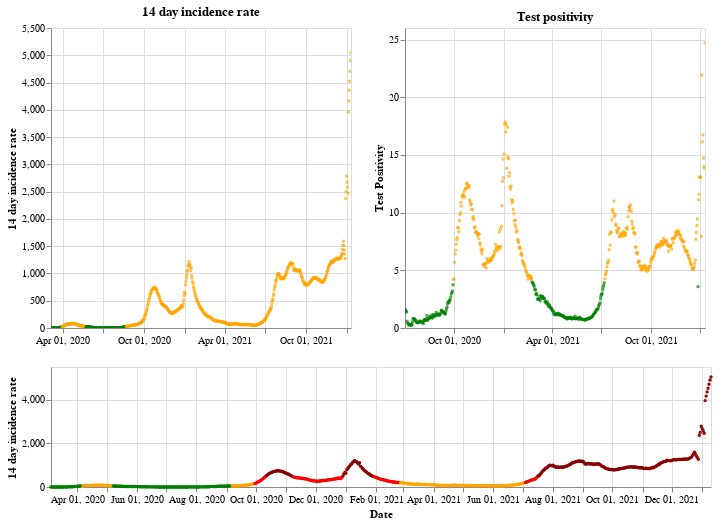

Notebook code cell kept with this figure:
### Markdown cell above
## Northern Ireland

### Code cell
plot_traffic_light('Northern Ireland')

### Figure 1 — Vega-Lite specification as saved in the notebook (floating-point values rounded to 4 significant figures; data arrays with more than 128 entries replaced by an {"elided": "..."} marker saying what was removed)
{"config": {"view": {"continuousWidth": 400, "continuousHeight": 300}}, "vconcat": [{"hconcat": [{"mark": {"type": "point", "size": 2}, "encoding": {"color": {"condition": {"value": "green", "test": "(datum.twoWeeklyCasesRate <= 25)"}, "value": "orange"}, "tooltip": [{"type": "nominal", "field": "areaName"}, {"type": "temporal", "field": "date"}, {"type": "quantitative", "field": "twoWeeklyCasesRate"}, {"type": "quantitative", "field": "testPositivity"}], "x": {"type": "temporal", "axis": {"title": ""}, "field": "date", "scale": {"domain": {"selection": "DateBrush"}}, "timeUnit": "yearmonthdate"}, "y": {"type": "quantitative", "axis": {"title": "14 day incidence rate"}, "field": "twoWeeklyCasesRate"}}, "title": "14 day incidence rate", "width": 300}, {"mark": {"type": "point", "size": 2}, "encoding": {"color": {"condition": {"value": "green", "test": "(datum.testPositivity <= 4)"}, "value": "orange"}, "tooltip": [{"type": "nominal", "field": "areaName"}, {"type": "temporal", "field": "date"}, {"type": "quantitative", "field": "twoWeeklyCasesRate"}, {"type": "quantitative", "field": "testPositivity"}], "x": {"type": "temporal", "axis": {"title": ""}, "field": "date", "scale": {"domain": {"selection": "DateBrush"}}, "timeUnit": "yearmonthdate"}, "y": {"type": "quantitative", "axis": {"title": "Test Positivity"}, "field": "testPositivity"}}, "title": "Test positivity", "width": 300}]}, {"layer": [{"mark": {"type": "point", "size": 2}, "encoding": {"color": {"condition": {"value": "orange", "test": "(((datum.testPositivity < 4) && (datum.twoWeeklyCasesRate >= 50)) && (datum.twoWeeklyCasesRate < 200))"}, "value": "red"}, "opacity": {"condition": {"value": 1, "test": "((datum.twoWeeklyCasesRate >= 50) && (datum.twoWeeklyCasesRate < 500))"}, "value": 0}, "tooltip": [{"type": "nominal", "field": "areaName"}, {"type": "temporal", "field": "date"}, {"type": "quantitative", "field": "twoWeeklyCasesRate"}, {"type": "quantitative", "field": "testPositivity"}], "x": {"type": "temporal", "axis": {"title": "Date"}, "field": "date", "timeUnit": "yearmonthdate"}, "y": {"type": "quantitative", "axis": {"title": "14 day incidence rate"}, "field": "twoWeeklyCasesRate"}}, "selection": {"DateBrush": {"type": "interval", "encodings": ["x"], "fields": ["Time"]}}}, {"mark": {"type": "point", "size": 2}, "encoding": {"color": {"value": "darkred"}, "opacity": {"condition": {"value": 1, "test": "(datum.twoWeeklyCasesRate >= 500)"}, "value": 0}, "tooltip": [{"type": "nominal", "field": "areaName"}, {"type": "temporal", "field": "date"}, {"type": "quantitative", "field": "twoWeeklyCasesRate"}, {"type": "quantitative", "field": "testPositivity"}], "x": {"type": "temporal", "axis": {"title": "Date"}, "field": "date", "timeUnit": "yearmonthdate"}, "y": {"type": "quantitative", "axis": {"title": "14 day incidence rate"}, "field": "twoWeeklyCasesRate"}}}, {"mark": {"type": "point", "size": 2}, "encoding": {"color": {"condition": {"value": "green", "test": "((datum.testPositivity < 4) && (datum.twoWeeklyCasesRate < 50))"}, "value": "orange"}, "opacity": {"condition": {"value": 1, "test": "(datum.twoWeeklyCasesRate < 50)"}, "value": 0}, "tooltip": [{"type": "nominal", "field": "areaName"}, {"type": "temporal", "field": "date"}, {"type": "quantitative", "field": "twoWeeklyCasesRate"}, {"type": "quantitative", "field": "testPositivity"}], "x": {"type": "temporal", "axis": {"title": "Date"}, "field": "date", "timeUnit": "yearmonthdate"}, "y": {"type": "quantitative", "axis": {"title": "14 day incidence rate"}, "field": "twoWeeklyCasesRate"}}}], "height": 120, "width": 660}], "data": {"name": "data-8b8fc83281f3784f2d75eee7189060af"}, "$schema": "https://vega.github.io/schema/vega-lite/v4.8.1.json", "datasets": {"data-8b8fc83281f3784f2d75eee7189060af": {"elided": "677 records"}}}
